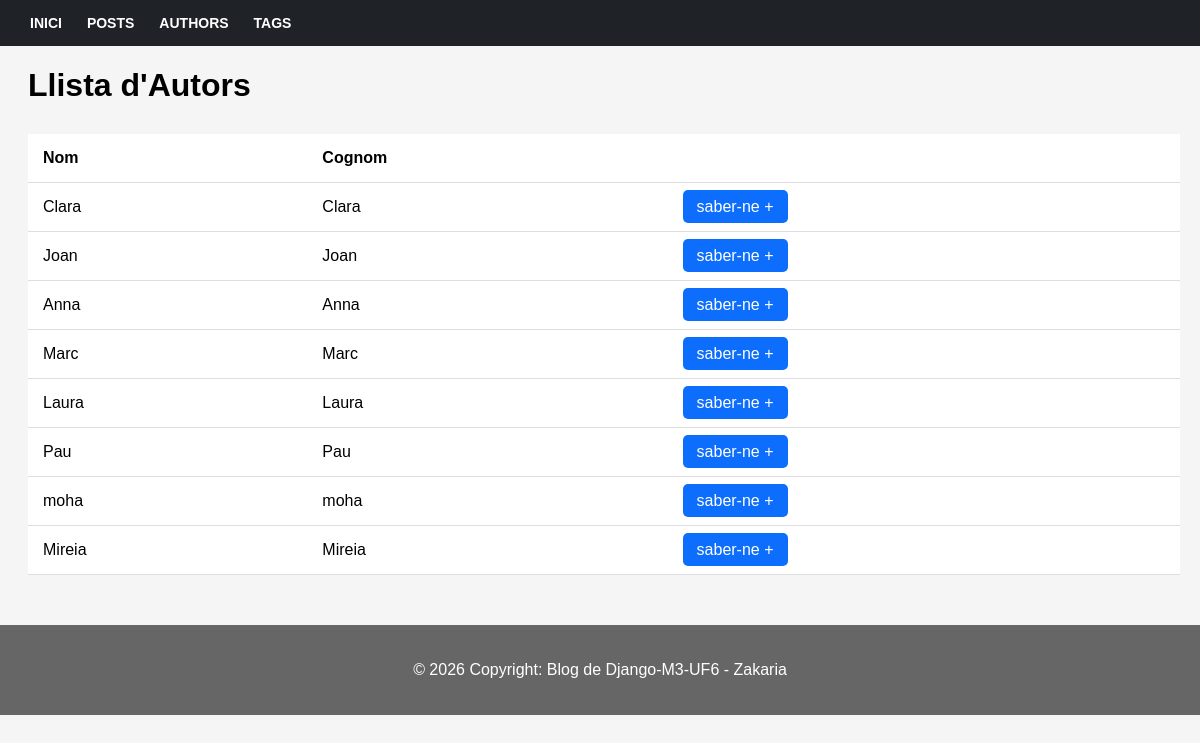
The app's page /authors with its own data.
### blog/models.py (models this page shows, shortened)
class Author(models.Model):
    first_name = models.CharField(max_length=50)
    last_name = models.CharField(max_length=50)
    email = models.EmailField(unique=True)

### blog/views.py (the view)
# urls.py: path("authors", views.authors),
def authors(request):
    authors = Author.objects.all()
    return render(request, "blog/authors_list.html", {
        "authors": authors
    })

### blog/templates/blog/authors_list.html (shortened to what this page needs)
{% extends "blog/base.html" %}
{% block content %}
<h1 class="zaza">Llista d'Autors</h1>
<table width="100%">
    <tr>
        <th>Nom</th>
        <th>Cognom</th>
        <th></th>
    </tr>
    {% for author in authors %}
    <tr>
        <td>{{ author.first_name }}</td>
        <td>{{ author.last_name }}</td>
        <td>
                <a class="author-btn" href="/authors/{{ author.id }}">
                saber-ne +
            </a>
        </td>
    </tr>
    {% endfor %}
</table>
{% endblock %}

### blog/static/blog/css/style.css (style rules this page uses)
body { margin:0; font-family:Arial, Helvetica, sans-serif; background:#f5f5f5; }
table { width: 96%; background:white; margin-left: 28px; border-collapse:collapse; margin-top:30px; }
.zaza { margin-left: 28px; margin-bottom: 15px; }
th, td { text-align:left; padding:15px; border-bottom:1px solid #ddd; }
.author-btn { background:#0d6efd; color:white; text-decoration:none; padding:8px 14px; border-radius:5px; }

### records on screen
Author: first_name "Clara", last_name "Clara"
Author: first_name "Joan", last_name "Joan"
Author: first_name "Anna", last_name "Anna"
Author: first_name "Marc", last_name "Marc"
Author: first_name "Laura", last_name "Laura"
Author: first_name "Pau", last_name "Pau"
Author: first_name "moha", last_name "moha"
Author: first_name "Mireia", last_name "Mireia"
